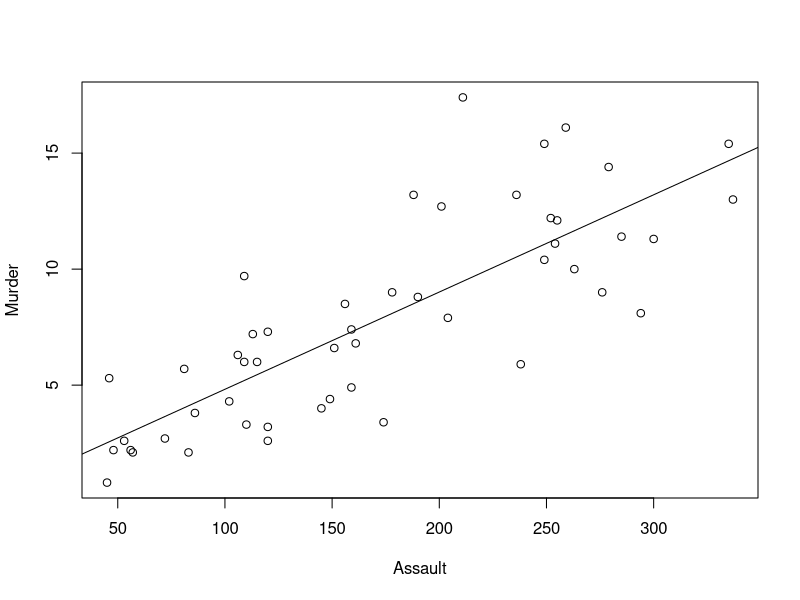
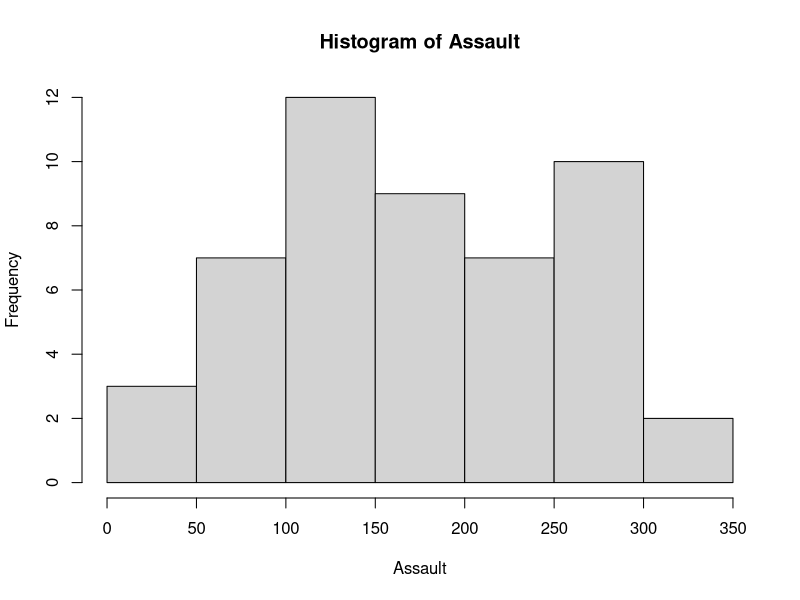
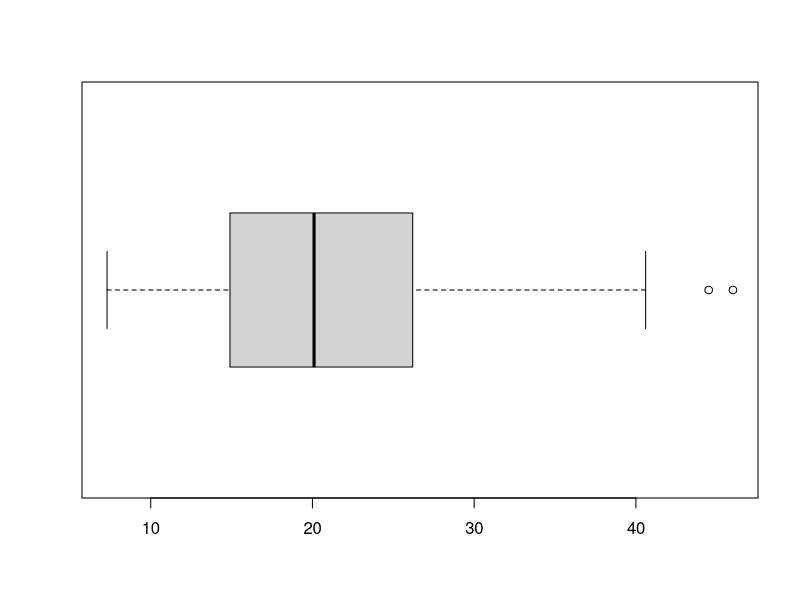

Recreate these plots in R, in order.
#Homework Assignment 6
#Joanne Garcia

head(USArrests)

Assault <- USArrests$Assault
Murder <- USArrests$Murder
Rape <- USArrests$Rape

#1 - Scatterplot
plot(Assault, Murder)
abline(lm(Murder ~ Assault))
arrests.lm <- lm(Murder ~ Assault, data=USArrests)
summary(arrests.lm)$r.squared

#The data seems to have a positive correlation, with the value of
#the coefficient of determination being 0.6430008.  So there is 
#somewhat of a strong relationship between arrests made in each state
#for Murder and Assault.

#2 - Histogram
hist(Assault)

#The data shows that few of the states have minimal Assault arrests, and
#very few states have maximum Assault arrests.  The majority of states
#have between 100 - 300 Assault arrests, with most states having between
#100-150 Assault arrests.

#3 - Boxplot

boxplot(Rape, data=USArrests, horizontal=T)
mean(Rape)
quantile(Rape)
IQR(Rape)

#The average number of rape arrests is 20.1 per state.  The number of rape arrests in
#each state ranges from 7.3 to 46.0.  The interquartile range is 11.1, meaning 50%
#of the states have number of rape arrests between 15.075 and 26.175.  The upper quartile
#shows a vast range of arrests from 26.175 to 46.0, with two outliers past the upper quartile.
#This indicates there is not consistency in the number of arrests made for rape per state.
